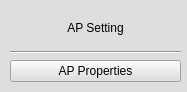
<?xml version="1.0" encoding="UTF-8"?>
<ui version="4.0">
 <class>Form</class>
 <widget class="QWidget" name="Form">
  <property name="geometry">
   <rect>
    <x>0</x>
    <y>0</y>
    <width>187</width>
    <height>92</height>
   </rect>
  </property>
  <property name="windowTitle">
   <string>AP Settings</string>
  </property>
  <property name="styleSheet">
   <string notr="true">background-color: rgb(222, 222, 222);</string>
  </property>
  <widget class="QWidget" name="verticalLayoutWidget">
   <property name="geometry">
    <rect>
     <x>10</x>
     <y>10</y>
     <width>171</width>
     <height>72</height>
    </rect>
   </property>
   <layout class="QVBoxLayout" name="verticalLayout">
    <item>
     <widget class="QLabel" name="label">
      <property name="sizePolicy">
       <sizepolicy hsizetype="Minimum" vsizetype="Minimum">
        <horstretch>0</horstretch>
        <verstretch>0</verstretch>
       </sizepolicy>
      </property>
      <property name="text">
       <string>AP Setting</string>
      </property>
      <property name="alignment">
       <set>Qt::AlignCenter</set>
      </property>
     </widget>
    </item>
    <item>
     <widget class="Line" name="line">
      <property name="orientation">
       <enum>Qt::Horizontal</enum>
      </property>
     </widget>
    </item>
    <item>
     <widget class="QPushButton" name="AP_PropertiesButton">
      <property name="text">
       <string>AP Properties</string>
      </property>
     </widget>
    </item>
   </layout>
  </widget>
 </widget>
 <resources/>
 <connections/>
</ui>
